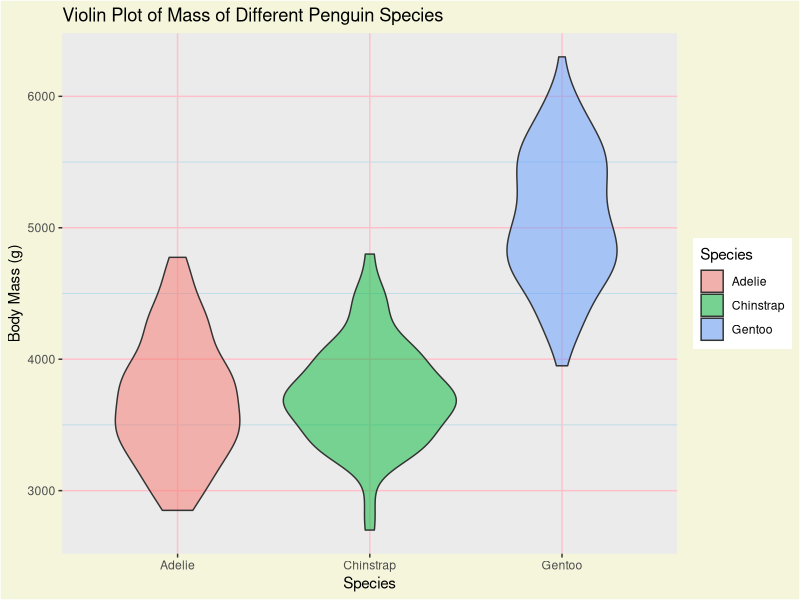

Recreate this plot in R.
## ---- chunk 1
knitr::opts_chunk$set(echo = TRUE)
library(tidyverse)
library(palmerpenguins)
## ---- chunk 2
ggplot(penguins, aes(x = species, y = body_mass_g)) +
  geom_violin(aes(fill = species),
              alpha = 0.5) + 
  theme_grey() +
  labs(title = "Violin Plot of Mass of Different Penguin Species", 
       x = "Species", 
       y = "Body Mass (g)", 
       fill = "Species") +
  theme(
    plot.background = element_rect(fill = "beige"),
    panel.grid.major = element_line(color = "pink"),
    panel.grid.minor = element_line(color = "lightblue")
  )

